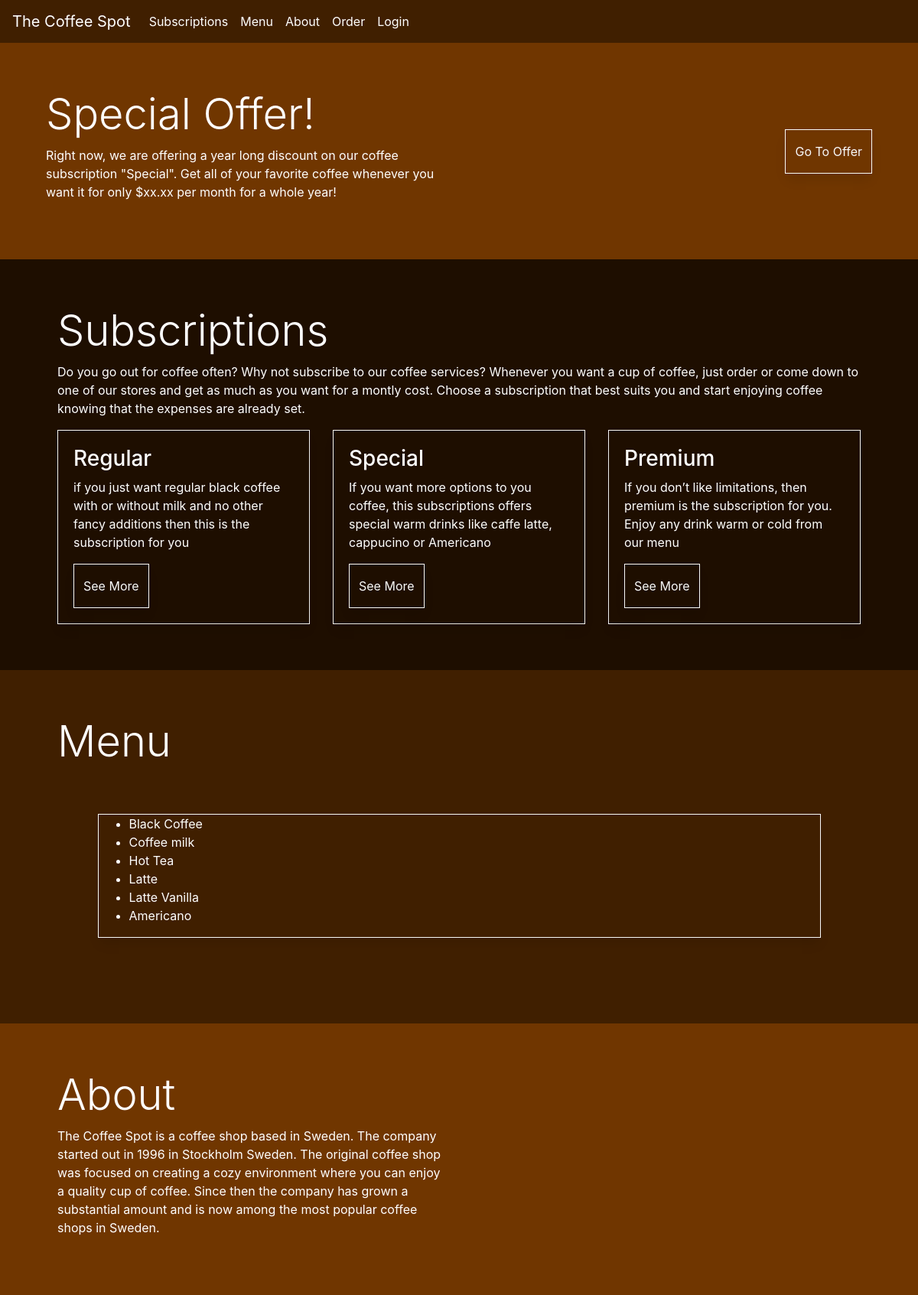
The app's page /, older data.
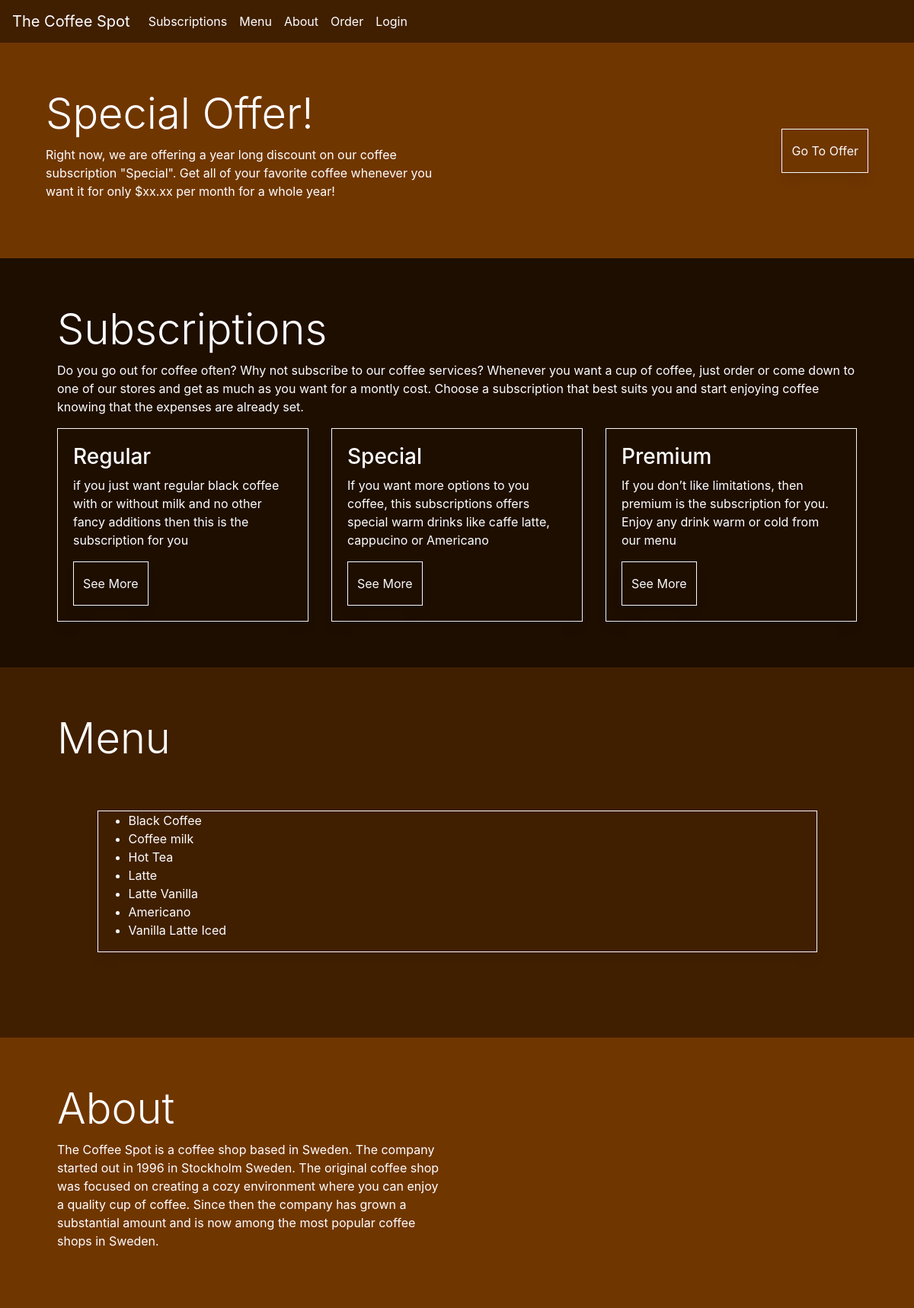
The same page, newer data.
### order/models.py (models this page shows, shortened)
class Product(models.Model):
    name = models.CharField(max_length=100, default='Product')
    price = models.DecimalField(max_digits=3, decimal_places=2)
    image = models.ImageField(null=True, blank=True, upload_to='media/images/')
    category = models.CharField(max_length=30, null=True, blank=True)
    category_id = models.IntegerField(default=0)
    rating = models.DecimalField(max_digits=6, decimal_places=2, default=0)

### home/views.py (the view)
# urls.py: path('', views.home_page, name='home_page')
def home_page(request):
    menu = Product.objects.all()
    return render(request, 'home/index.html', {'menu': menu})

### home/templates/home/index.html
{% extends "base.html" %}
{% load static %}
{% block content %}
<div class="row no-gutters" style="background-color: #703600">
  <div class="container">
    <div class="row">
      <div class="col my-auto">
        <h1 class="display-4 logo-font text-white">Special Offer!</h1>
        <p class="text-white">
          Right now, we are offering a year long discount on our coffee
          subscription "Special". Get all of your favorite coffee whenever
          you want it for only $xx.xx per month for a whole year!
        </p>
      </div>
      <div class="col-7 col-md-6 my-auto">
        <div class="my-5 text-right">
          <a href="{% if user.is_authenticated %}{% url 'subscription' 2 %}{% else %}{% url 'account_login' %}{% endif %}" class="btn btn-outline-light rounded-0 py-3">Go To Offer</a>
        </div>
      </div>
    </div>
  </div>
</div>
<div class="row no-gutters" style="background-color: #1E0E00;">
  <div class="container">
    <div class="col my-auto">
      <h2 class="display-4 logo-font text-white" id="subscriptions">Subscriptions</h2>
      <p class="text-white">Do you go out for coffee often? Why not subscribe to our coffee services?
        Whenever you want a cup of coffee, just order or come down to one of our stores
        and get as much as you want for a montly cost. Choose a subscription that best
        suits you and start enjoying coffee knowing that the expenses are already set.
      </p>
      <div class="d-flex d-flex-row">
        <div class="card-deck">
          <div class="card rounded-0 border-light" style="background-color: #1E0E00;">
            <div class="card-body text-white">
              <h3>Regular</h3>
              <p>
                if you just want regular black coffee with or without milk and no
                other fancy additions then this is the subscription for you
              </p>
            {% if user.subscriptions.exists %}
              {% for subscription in user.subscriptions.all %}
                {% if subscription.subscription_id == 1 %}
                  <a href="{% if user.is_authenticated %}{% url 'subscription' 1 %}{% else %}{% url 'account_login' %}{% endif %}" class="btn btn-outline-light rounded-0 py-3">Signed</a>
                {% else %}
                  <a href="{% if user.is_authenticated %}{% url 'subscription' 1 %}{% else %}{% url 'account_login' %}{% endif %}" class="btn btn-outline-light rounded-0 py-3">Change Plan</a>
                {% endif %}
              {% endfor %}
            {% else %}
              <a href="{% if user.is_authenticated %}{% url 'subscription' 1 %}{% else %}{% url 'account_login' %}{% endif %}" class="btn btn-outline-light rounded-0 py-3">See More</a>
            {% endif %}
          </div>
          </div>
          <div class="card rounded-0 border-light" style="background-color: #1E0E00;">
            <div class="card-body text-white">
              <h3>Special</h3>
              <p>
                If you want more options to you coffee, this subscriptions offers
                special warm drinks like caffe latte, cappucino or Americano
              </p>
              {% if user.subscriptions.exists %}
              {% for subscription in user.subscriptions.all %}
                {% if subscription.subscription_id == 2 %}
                  <a href="{% if user.is_authenticated %}{% url 'subscription' 2 %}{% else %}{% url 'account_login' %}{% endif %}" class="btn btn-outline-light rounded-0 py-3">Signed</a>
                {% else %}
                  <a href="{% if user.is_authenticated %}{% url 'subscription' 2 %}{% else %}{% url 'account_login' %}{% endif %}" class="btn btn-outline-light rounded-0 py-3">Change Plan</a>
                {% endif %}
              {% endfor %}
            {% else %}
              <a href="{% if user.is_authenticated %}{% url 'subscription' 2 %}{% else %}{% url 'account_login' %}{% endif %}" class="btn btn-outline-light rounded-0 py-3">See More</a>
            {% endif %}            </div>
          </div>
          <div class="card rounded-0 border-light" style="background-color: #1E0E00;">
            <div class="card-body text-white">
              <h3>Premium</h3>
              <p>
                If you don’t like limitations, then premium is the subscription for you.
                Enjoy any drink warm or cold from our menu
              </p>
              {% if user.subscriptions.exists %}
                {% for subscription in user.subscriptions.all %}
                  {% if subscription.subscription_id == 3 %}
                    <a href="{% if user.is_authenticated %}{% url 'subscription' 3 %}{% else %}{% url 'account_login' %}{% endif %}" class="btn btn-outline-light rounded-0 py-3">Signed</a>
                  {% else %}
                    <a href="{% if user.is_authenticated %}{% url 'subscription' 3 %}{% else %}{% url 'account_login' %}{% endif %}" class="btn btn-outline-light rounded-0 py-3">Change Plan</a>
                  {% endif %}
                {% endfor %}
              {% else %}
                <a href="{% if user.is_authenticated %}{% url 'subscription' 3 %}{% else %}{% url 'account_login' %}{% endif %}" class="btn btn-outline-light rounded-0 py-3">See More</a>
              {% endif %}
            </div>
          </div>
        </div>
      </div>
    </div>
  </div>
</div>
<div class="row no-gutters" style="background-color: #401F00;">
  <div class="container">
    <div class="col my-auto">
      <h2 class="display-4 logo-font text-white" id="menu">Menu</h2>
      <div class="container">
        <div class="border border-light">
          <div class="row">
            <div class="col-md-6">
              <ul class="text-white">
                {% for item in menu %}
                  <li>{{ item.name }}</li>
                {% endfor %}
              </ul>
            </div>
          </div>
        </div>
      </div>
    </div>
  </div>
</div>
<div class="row no-gutters" style="background-color: #703600;" id="about">
  <div class="container">
    <div class="col-7 col-md-6 my-auto">
      <h2 class="display-4 logo-font text-white">About</h2>
      <p class="text-white">The Coffee Spot is a coffee shop based in Sweden. The company started out in 1996 in Stockholm Sweden.
        The original coffee shop was focused on creating a cozy environment where you can enjoy a quality cup
        of coffee. Since then the company has grown a substantial amount and is now among the most popular
        coffee shops in Sweden.
      </p>
    </div>
  </div>
</div>
{% endblock %}

### templates/base.html (shortened to what this page needs)
{% load static %}
<!doctype html>
<html lang="en">
  <head>
    {% block corecss %}
      <link rel="stylesheet" href="https://cdn.jsdelivr.net/npm/bootstrap@4.0.0/dist/css/bootstrap.min.css">
      <link rel="stylesheet" href="{% static 'css/style.css' %}">
    {% endblock %}
  </head>
  <body>
    <nav class="navbar navbar-expand-lg navbar-light" style="background-color: #401F00;">
      <a class="navbar-brand text-white" href="{% url 'home_page' %}">The Coffee Spot</a>
      <div class="collapse navbar-collapse" id="navbarSupportedContent">
        <ul class="navbar-nav ms-auto">
          <li class="nav-item active">
            <a href="{% url 'home_page' %}#subscriptions" class="nav-link text-white">
              Subscriptions
            </a>
          </li>
          <li class="nav-item active">
            <a href="{% url 'home_page' %}#menu" class="nav-link text-white">
              Menu
            </a>
          </li>
          <li class="nav-item active">
            <a href="{% url 'home_page' %}#about" class="nav-link text-white">
              About
            </a>
          </li>
          <li class="nav-item active">
            {% if user.is_authenticated %}
            <a href="{% url 'order' %}" class="nav-link text-white">
              Order
              {% if user.profile.has_active_orders %}
                {{ user.profile.has_active_orders.count }}
              {% endif %}
            </a>
            {% else %}
            <a href="{% url 'account_login' %}" class="nav-link text-white">
              Order
            </a>
            {% endif %}
          </li>
          {% if user.is_authenticated %}
            <li class="nav-item active">
              <a href="{% url 'profile_page' %}" class="nav-link text-white">
                Profile
              </a>
            </li>
            <li class="nav-item active">
              <a href="{% url 'account_logout' %}" class="nav-link text-white">
                Logout
              </a>
            </li>
          {% else %}
            <li class="nav-item active">
              <a href="{% url 'account_login' %}" class="nav-link text-white">
                Login
              </a>
            </li>
          {% endif %}
        </ul>
      </div>
    </nav>
    {% block content %}
    {% endblock %}
  </body>
</html>

### static/css/style.css (style rules this page uses)
body { background-color: #1E0E00; }
.container { padding: 5% 5%; max-width: 100%; }
.card-body, .btn-outline-light, .border { box-shadow: 0px 10px 15px -3px rgba(0,0,0,0.1); }

Row changes from the older to the newer data that the page shows:
added Product: name "Vanilla Latte Iced"
